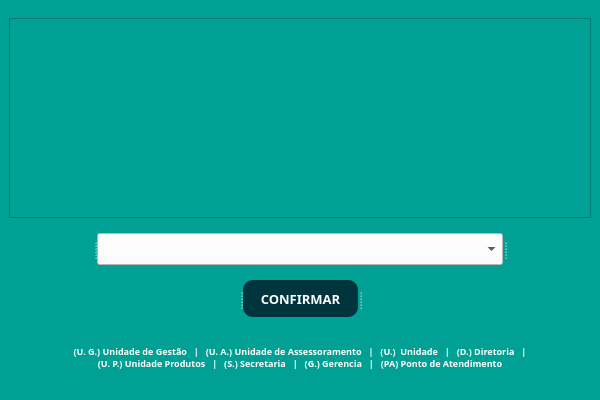
<?xml version="1.0" encoding="UTF-8"?>
<ui version="4.0">
 <class>opCell</class>
 <widget class="QMainWindow" name="opCell">
  <property name="geometry">
   <rect>
    <x>0</x>
    <y>0</y>
    <width>600</width>
    <height>400</height>
   </rect>
  </property>
  <property name="minimumSize">
   <size>
    <width>600</width>
    <height>400</height>
   </size>
  </property>
  <property name="maximumSize">
   <size>
    <width>600</width>
    <height>400</height>
   </size>
  </property>
  <property name="windowTitle">
   <string>MainWindow</string>
  </property>
  <widget class="QWidget" name="centralwidget">
   <layout class="QVBoxLayout" name="verticalLayout" stretch="0">
    <property name="spacing">
     <number>7</number>
    </property>
    <property name="leftMargin">
     <number>0</number>
    </property>
    <property name="topMargin">
     <number>0</number>
    </property>
    <property name="rightMargin">
     <number>0</number>
    </property>
    <property name="bottomMargin">
     <number>0</number>
    </property>
    <item>
     <widget class="QStackedWidget" name="stackedWidget">
      <property name="styleSheet">
       <string notr="true">background-color: rgb(0, 161, 148);</string>
      </property>
      <property name="currentIndex">
       <number>3</number>
      </property>
      <widget class="QWidget" name="pageOpImei">
       <layout class="QVBoxLayout" name="verticalLayout_2">
        <item>
         <widget class="QFrame" name="frame_2">
          <property name="maximumSize">
           <size>
            <width>16777215</width>
            <height>200</height>
           </size>
          </property>
          <property name="styleSheet">
           <string notr="true">background-image: url(:/button/imei.png);
background-position:center;
background-repeat: no-repeat;</string>
          </property>
          <property name="frameShape">
           <enum>QFrame::StyledPanel</enum>
          </property>
          <property name="frameShadow">
           <enum>QFrame::Raised</enum>
          </property>
         </widget>
        </item>
        <item>
         <widget class="QSplitter" name="splitter_9">
          <property name="orientation">
           <enum>Qt::Horizontal</enum>
          </property>
          <widget class="QLabel" name="label_10">
           <property name="text">
            <string/>
           </property>
          </widget>
          <widget class="QLabel" name="label">
           <property name="maximumSize">
            <size>
             <width>60</width>
             <height>16777215</height>
            </size>
           </property>
           <property name="font">
            <font>
             <family>Asap</family>
             <pointsize>16</pointsize>
             <weight>75</weight>
             <bold>true</bold>
            </font>
           </property>
           <property name="styleSheet">
            <string notr="true">color: rgb(255, 255, 255);</string>
           </property>
           <property name="text">
            <string>IMEI 1:</string>
           </property>
          </widget>
          <widget class="QLineEdit" name="opLineImei_2">
           <property name="minimumSize">
            <size>
             <width>406</width>
             <height>32</height>
            </size>
           </property>
           <property name="maximumSize">
            <size>
             <width>406</width>
             <height>32</height>
            </size>
           </property>
           <property name="font">
            <font>
             <family>Asap</family>
             <pointsize>9</pointsize>
            </font>
           </property>
           <property name="styleSheet">
            <string notr="true">background-color: rgb(255, 255, 255);
border:1px;
border-radius: 10px</string>
           </property>
           <property name="text">
            <string/>
           </property>
           <property name="alignment">
            <set>Qt::AlignLeading|Qt::AlignLeft|Qt::AlignVCenter</set>
           </property>
           <property name="placeholderText">
            <string/>
           </property>
          </widget>
          <widget class="QLabel" name="label_15">
           <property name="text">
            <string/>
           </property>
          </widget>
         </widget>
        </item>
        <item>
         <widget class="QSplitter" name="splitter_4">
          <property name="orientation">
           <enum>Qt::Horizontal</enum>
          </property>
          <widget class="QLabel" name="label_8">
           <property name="text">
            <string/>
           </property>
          </widget>
          <widget class="QLabel" name="label_20">
           <property name="maximumSize">
            <size>
             <width>60</width>
             <height>16777215</height>
            </size>
           </property>
           <property name="font">
            <font>
             <family>Asap</family>
             <pointsize>16</pointsize>
             <weight>75</weight>
             <bold>true</bold>
            </font>
           </property>
           <property name="styleSheet">
            <string notr="true">color: rgb(255, 255, 255);</string>
           </property>
           <property name="text">
            <string>IMEI 2:</string>
           </property>
          </widget>
          <widget class="QLineEdit" name="opLineImei">
           <property name="minimumSize">
            <size>
             <width>406</width>
             <height>32</height>
            </size>
           </property>
           <property name="maximumSize">
            <size>
             <width>406</width>
             <height>32</height>
            </size>
           </property>
           <property name="font">
            <font>
             <family>Asap</family>
             <pointsize>9</pointsize>
            </font>
           </property>
           <property name="styleSheet">
            <string notr="true">background-color: rgb(255, 255, 255);
border:1px;
border-radius: 10px</string>
           </property>
           <property name="text">
            <string/>
           </property>
           <property name="alignment">
            <set>Qt::AlignLeading|Qt::AlignLeft|Qt::AlignVCenter</set>
           </property>
           <property name="placeholderText">
            <string/>
           </property>
          </widget>
          <widget class="QLabel" name="label_9">
           <property name="text">
            <string/>
           </property>
          </widget>
         </widget>
        </item>
        <item>
         <widget class="QSplitter" name="splitter_3">
          <property name="orientation">
           <enum>Qt::Horizontal</enum>
          </property>
          <widget class="QLabel" name="label_6">
           <property name="text">
            <string/>
           </property>
          </widget>
          <widget class="QPushButton" name="opButtonImei">
           <property name="sizePolicy">
            <sizepolicy hsizetype="Preferred" vsizetype="Preferred">
             <horstretch>0</horstretch>
             <verstretch>0</verstretch>
            </sizepolicy>
           </property>
           <property name="minimumSize">
            <size>
             <width>0</width>
             <height>37</height>
            </size>
           </property>
           <property name="maximumSize">
            <size>
             <width>115</width>
             <height>37</height>
            </size>
           </property>
           <property name="font">
            <font>
             <family>Asap</family>
             <pointsize>10</pointsize>
             <weight>75</weight>
             <bold>true</bold>
            </font>
           </property>
           <property name="cursor">
            <cursorShape>PointingHandCursor</cursorShape>
           </property>
           <property name="styleSheet">
            <string notr="true">QPushButton{
	background-color: rgb(0, 53, 62);
	border: 1px;
	border-radius: 10px;
	color: rgb(255, 255, 255);
}

QPushButton:hover{
background-color: rgb(0, 73, 85);
}

QPushButton:pressed{
background-color: rgb(0, 64, 74);
	color: rgb(98, 98, 98);
}
</string>
           </property>
           <property name="text">
            <string>COMFIRMAR</string>
           </property>
          </widget>
          <widget class="QLabel" name="label_7">
           <property name="text">
            <string/>
           </property>
          </widget>
         </widget>
        </item>
        <item>
         <widget class="QLabel" name="opLabelImei">
          <property name="maximumSize">
           <size>
            <width>16777215</width>
            <height>50</height>
           </size>
          </property>
          <property name="font">
           <font>
            <family>Asap</family>
            <pointsize>10</pointsize>
            <weight>75</weight>
            <bold>true</bold>
           </font>
          </property>
          <property name="styleSheet">
           <string notr="true">color: rgb(255, 255, 255)</string>
          </property>
          <property name="text">
           <string/>
          </property>
          <property name="alignment">
           <set>Qt::AlignCenter</set>
          </property>
         </widget>
        </item>
       </layout>
      </widget>
      <widget class="QWidget" name="pageOpEmail">
       <layout class="QVBoxLayout" name="verticalLayout_5">
        <item>
         <widget class="QFrame" name="frame_4">
          <property name="maximumSize">
           <size>
            <width>16777215</width>
            <height>200</height>
           </size>
          </property>
          <property name="styleSheet">
           <string notr="true">background-image: url(:/button/email.png);
background-position:center;
background-repeat: no-repeat;</string>
          </property>
          <property name="frameShape">
           <enum>QFrame::StyledPanel</enum>
          </property>
          <property name="frameShadow">
           <enum>QFrame::Raised</enum>
          </property>
         </widget>
        </item>
        <item>
         <widget class="QSplitter" name="splitter_8">
          <property name="orientation">
           <enum>Qt::Horizontal</enum>
          </property>
          <widget class="QLabel" name="label_18">
           <property name="text">
            <string/>
           </property>
          </widget>
          <widget class="QLineEdit" name="opLineEmail">
           <property name="minimumSize">
            <size>
             <width>406</width>
             <height>32</height>
            </size>
           </property>
           <property name="maximumSize">
            <size>
             <width>406</width>
             <height>32</height>
            </size>
           </property>
           <property name="font">
            <font>
             <family>Asap</family>
             <pointsize>9</pointsize>
            </font>
           </property>
           <property name="styleSheet">
            <string notr="true">background-color: rgb(255, 255, 255);
border:1px;
border-radius: 10px</string>
           </property>
           <property name="text">
            <string/>
           </property>
           <property name="alignment">
            <set>Qt::AlignCenter</set>
           </property>
           <property name="placeholderText">
            <string>TND98-PM9HM-QB6BR-KFGX9-2YT4C</string>
           </property>
          </widget>
          <widget class="QLabel" name="label_19">
           <property name="text">
            <string/>
           </property>
          </widget>
         </widget>
        </item>
        <item>
         <widget class="QSplitter" name="splitter_7">
          <property name="orientation">
           <enum>Qt::Horizontal</enum>
          </property>
          <widget class="QLabel" name="label_16">
           <property name="text">
            <string/>
           </property>
          </widget>
          <widget class="QPushButton" name="opButtonEmail">
           <property name="sizePolicy">
            <sizepolicy hsizetype="Preferred" vsizetype="Preferred">
             <horstretch>0</horstretch>
             <verstretch>0</verstretch>
            </sizepolicy>
           </property>
           <property name="minimumSize">
            <size>
             <width>0</width>
             <height>37</height>
            </size>
           </property>
           <property name="maximumSize">
            <size>
             <width>115</width>
             <height>37</height>
            </size>
           </property>
           <property name="font">
            <font>
             <family>Asap</family>
             <pointsize>10</pointsize>
             <weight>75</weight>
             <bold>true</bold>
            </font>
           </property>
           <property name="cursor">
            <cursorShape>PointingHandCursor</cursorShape>
           </property>
           <property name="styleSheet">
            <string notr="true">QPushButton{
	background-color: rgb(0, 53, 62);
	border: 1px;
	border-radius: 10px;
	color: rgb(255, 255, 255);
}

QPushButton:hover{
background-color: rgb(0, 73, 85);
}

QPushButton:pressed{
background-color: rgb(0, 64, 74);
	color: rgb(98, 98, 98);
}
</string>
           </property>
           <property name="text">
            <string>PESQUISAR</string>
           </property>
          </widget>
          <widget class="QLabel" name="label_17">
           <property name="text">
            <string/>
           </property>
          </widget>
         </widget>
        </item>
        <item>
         <widget class="QLabel" name="opLabelEmail">
          <property name="maximumSize">
           <size>
            <width>16777215</width>
            <height>50</height>
           </size>
          </property>
          <property name="font">
           <font>
            <family>Asap</family>
            <pointsize>10</pointsize>
            <weight>75</weight>
            <bold>true</bold>
           </font>
          </property>
          <property name="styleSheet">
           <string notr="true">color: rgb(255, 255, 255)</string>
          </property>
          <property name="text">
           <string/>
          </property>
          <property name="alignment">
           <set>Qt::AlignCenter</set>
          </property>
         </widget>
        </item>
       </layout>
      </widget>
      <widget class="QWidget" name="pageOpUser">
       <layout class="QVBoxLayout" name="verticalLayout_3">
        <item>
         <widget class="QFrame" name="frame">
          <property name="maximumSize">
           <size>
            <width>16777215</width>
            <height>200</height>
           </size>
          </property>
          <property name="styleSheet">
           <string notr="true">background-image: url(:/button/user.png);
background-position:center;
background-repeat: no-repeat;</string>
          </property>
          <property name="frameShape">
           <enum>QFrame::StyledPanel</enum>
          </property>
          <property name="frameShadow">
           <enum>QFrame::Raised</enum>
          </property>
         </widget>
        </item>
        <item>
         <widget class="QSplitter" name="splitter">
          <property name="orientation">
           <enum>Qt::Horizontal</enum>
          </property>
          <widget class="QLabel" name="label_2">
           <property name="text">
            <string/>
           </property>
          </widget>
          <widget class="QLineEdit" name="opLineUser">
           <property name="minimumSize">
            <size>
             <width>406</width>
             <height>32</height>
            </size>
           </property>
           <property name="maximumSize">
            <size>
             <width>406</width>
             <height>32</height>
            </size>
           </property>
           <property name="font">
            <font>
             <family>Asap</family>
             <pointsize>9</pointsize>
            </font>
           </property>
           <property name="styleSheet">
            <string notr="true">background-color: rgb(255, 255, 255);
border:1px;
border-radius: 10px</string>
           </property>
           <property name="text">
            <string/>
           </property>
           <property name="alignment">
            <set>Qt::AlignCenter</set>
           </property>
           <property name="placeholderText">
            <string>SIDE HENRIQUE DA SILVA PAES LANDIM</string>
           </property>
          </widget>
          <widget class="QLabel" name="label_3">
           <property name="text">
            <string/>
           </property>
          </widget>
         </widget>
        </item>
        <item>
         <widget class="QSplitter" name="splitter_2">
          <property name="orientation">
           <enum>Qt::Horizontal</enum>
          </property>
          <widget class="QLabel" name="label_4">
           <property name="text">
            <string/>
           </property>
          </widget>
          <widget class="QPushButton" name="opButtonUser">
           <property name="sizePolicy">
            <sizepolicy hsizetype="Preferred" vsizetype="Preferred">
             <horstretch>0</horstretch>
             <verstretch>0</verstretch>
            </sizepolicy>
           </property>
           <property name="minimumSize">
            <size>
             <width>0</width>
             <height>37</height>
            </size>
           </property>
           <property name="maximumSize">
            <size>
             <width>115</width>
             <height>37</height>
            </size>
           </property>
           <property name="font">
            <font>
             <family>Asap</family>
             <pointsize>10</pointsize>
             <weight>75</weight>
             <bold>true</bold>
            </font>
           </property>
           <property name="cursor">
            <cursorShape>PointingHandCursor</cursorShape>
           </property>
           <property name="styleSheet">
            <string notr="true">QPushButton{
	background-color: rgb(0, 53, 62);
	border: 1px;
	border-radius: 10px;
	color: rgb(255, 255, 255);
}

QPushButton:hover{
background-color: rgb(0, 73, 85);
}

QPushButton:pressed{
background-color: rgb(0, 64, 74);
	color: rgb(98, 98, 98);
}
</string>
           </property>
           <property name="text">
            <string>PESQUISAR</string>
           </property>
          </widget>
          <widget class="QLabel" name="label_5">
           <property name="text">
            <string/>
           </property>
          </widget>
         </widget>
        </item>
        <item>
         <widget class="QLabel" name="opLabelUser">
          <property name="maximumSize">
           <size>
            <width>16777215</width>
            <height>50</height>
           </size>
          </property>
          <property name="font">
           <font>
            <family>Asap</family>
            <pointsize>10</pointsize>
            <weight>75</weight>
            <bold>true</bold>
           </font>
          </property>
          <property name="styleSheet">
           <string notr="true">color: rgb(255, 255, 255)</string>
          </property>
          <property name="text">
           <string/>
          </property>
          <property name="alignment">
           <set>Qt::AlignCenter</set>
          </property>
         </widget>
        </item>
       </layout>
      </widget>
      <widget class="QWidget" name="pageOpLocal">
       <layout class="QVBoxLayout" name="verticalLayout_4">
        <item>
         <widget class="QFrame" name="frame_3">
          <property name="maximumSize">
           <size>
            <width>16777215</width>
            <height>200</height>
           </size>
          </property>
          <property name="styleSheet">
           <string notr="true">background-image: url(:/button/local.png);
background-position:center;
background-repeat: no-repeat;</string>
          </property>
          <property name="frameShape">
           <enum>QFrame::StyledPanel</enum>
          </property>
          <property name="frameShadow">
           <enum>QFrame::Raised</enum>
          </property>
         </widget>
        </item>
        <item>
         <widget class="QSplitter" name="splitter_6">
          <property name="orientation">
           <enum>Qt::Horizontal</enum>
          </property>
          <widget class="QLabel" name="label_13">
           <property name="text">
            <string/>
           </property>
          </widget>
          <widget class="QComboBox" name="opBoxLocal">
           <property name="minimumSize">
            <size>
             <width>406</width>
             <height>32</height>
            </size>
           </property>
           <property name="maximumSize">
            <size>
             <width>406</width>
             <height>32</height>
            </size>
           </property>
           <property name="font">
            <font>
             <family>Asap</family>
             <pointsize>14</pointsize>
             <weight>75</weight>
             <bold>true</bold>
            </font>
           </property>
           <property name="layoutDirection">
            <enum>Qt::LeftToRight</enum>
           </property>
           <property name="autoFillBackground">
            <bool>false</bool>
           </property>
           <property name="styleSheet">
            <string notr="true">background-color: rgb(255, 255, 255);
</string>
           </property>
           <item>
            <property name="text">
             <string/>
            </property>
           </item>
           <item>
            <property name="text">
             <string>ESTOQUE TI</string>
            </property>
           </item>
           <item>
            <property name="text">
             <string>ESTOQUE UAD</string>
            </property>
           </item>
           <item>
            <property name="text">
             <string>U. G. Pessoas</string>
            </property>
           </item>
           <item>
            <property name="text">
             <string>U. A. Rural</string>
            </property>
           </item>
           <item>
            <property name="text">
             <string>U. Cadastro</string>
            </property>
           </item>
           <item>
            <property name="text">
             <string>U. Cobrança</string>
            </property>
           </item>
           <item>
            <property name="text">
             <string>Conselho ADM</string>
            </property>
           </item>
           <item>
            <property name="text">
             <string>U. Controladoria</string>
            </property>
           </item>
           <item>
            <property name="text">
             <string>U. Crédito</string>
            </property>
           </item>
           <item>
            <property name="text">
             <string>D. Operacional</string>
            </property>
           </item>
           <item>
            <property name="text">
             <string>U. Financeiro</string>
            </property>
           </item>
           <item>
            <property name="text">
             <string>U. G. Riscos</string>
            </property>
           </item>
           <item>
            <property name="text">
             <string>U. P. Serviços</string>
            </property>
           </item>
           <item>
            <property name="text">
             <string>U. Retaguarda</string>
            </property>
           </item>
           <item>
            <property name="text">
             <string>S. Executiva</string>
            </property>
           </item>
           <item>
            <property name="text">
             <string>U. Tecnologia</string>
            </property>
           </item>
           <item>
            <property name="text">
             <string>D. Administrativa</string>
            </property>
           </item>
           <item>
            <property name="text">
             <string>G. Operacional</string>
            </property>
           </item>
           <item>
            <property name="text">
             <string>G. Administrativa</string>
            </property>
           </item>
           <item>
            <property name="text">
             <string>G. Comercial</string>
            </property>
           </item>
           <item>
            <property name="text">
             <string>Recepção</string>
            </property>
           </item>
           <item>
            <property name="text">
             <string>PA - Planaltina</string>
            </property>
           </item>
           <item>
            <property name="text">
             <string>PA - São João</string>
            </property>
           </item>
           <item>
            <property name="text">
             <string>PA - SIA</string>
            </property>
           </item>
           <item>
            <property name="text">
             <string>PA - Águas Claras</string>
            </property>
           </item>
           <item>
            <property name="text">
             <string>PA -Pad/DF</string>
            </property>
           </item>
           <item>
            <property name="text">
             <string>PA - Vicente Pires</string>
            </property>
           </item>
           <item>
            <property name="text">
             <string>PA - Formosa</string>
            </property>
           </item>
           <item>
            <property name="text">
             <string>PA - São Sebastião</string>
            </property>
           </item>
           <item>
            <property name="text">
             <string>PA- Digital</string>
            </property>
           </item>
          </widget>
          <widget class="QLabel" name="label_14">
           <property name="text">
            <string/>
           </property>
          </widget>
         </widget>
        </item>
        <item>
         <widget class="QSplitter" name="splitter_5">
          <property name="orientation">
           <enum>Qt::Horizontal</enum>
          </property>
          <widget class="QLabel" name="label_11">
           <property name="text">
            <string/>
           </property>
          </widget>
          <widget class="QPushButton" name="opButtonLocal">
           <property name="sizePolicy">
            <sizepolicy hsizetype="Preferred" vsizetype="Preferred">
             <horstretch>0</horstretch>
             <verstretch>0</verstretch>
            </sizepolicy>
           </property>
           <property name="minimumSize">
            <size>
             <width>0</width>
             <height>37</height>
            </size>
           </property>
           <property name="maximumSize">
            <size>
             <width>115</width>
             <height>37</height>
            </size>
           </property>
           <property name="font">
            <font>
             <family>Asap</family>
             <pointsize>10</pointsize>
             <weight>75</weight>
             <bold>true</bold>
            </font>
           </property>
           <property name="cursor">
            <cursorShape>PointingHandCursor</cursorShape>
           </property>
           <property name="styleSheet">
            <string notr="true">QPushButton{
	background-color: rgb(0, 53, 62);
	border: 1px;
	border-radius: 10px;
	color: rgb(255, 255, 255);
}

QPushButton:hover{
background-color: rgb(0, 73, 85);
}

QPushButton:pressed{
background-color: rgb(0, 64, 74);
	color: rgb(98, 98, 98);
}
</string>
           </property>
           <property name="text">
            <string>CONFIRMAR</string>
           </property>
          </widget>
          <widget class="QLabel" name="label_12">
           <property name="text">
            <string/>
           </property>
          </widget>
         </widget>
        </item>
        <item>
         <widget class="QLabel" name="oplabelLocal">
          <property name="maximumSize">
           <size>
            <width>16777215</width>
            <height>50</height>
           </size>
          </property>
          <property name="font">
           <font>
            <family>Asap</family>
            <pointsize>7</pointsize>
            <weight>75</weight>
            <bold>true</bold>
           </font>
          </property>
          <property name="styleSheet">
           <string notr="true">color: rgb(255, 255, 255)</string>
          </property>
          <property name="text">
           <string>(U. G.) Unidade de Gestão   |   (U. A.) Unidade de Assessoramento   |   (U.)  Unidade   |   (D.) Diretoria   |  
 (U. P.) Unidade Produtos   |   (S.) Secretaria   |   (G.) Gerencia   |   (PA) Ponto de Atendimento </string>
          </property>
          <property name="alignment">
           <set>Qt::AlignCenter</set>
          </property>
         </widget>
        </item>
       </layout>
      </widget>
     </widget>
    </item>
   </layout>
  </widget>
 </widget>
 <resources>
  <include location="Controle/buttonNot/buttonNote.qrc"/>
 </resources>
 <connections/>
</ui>
